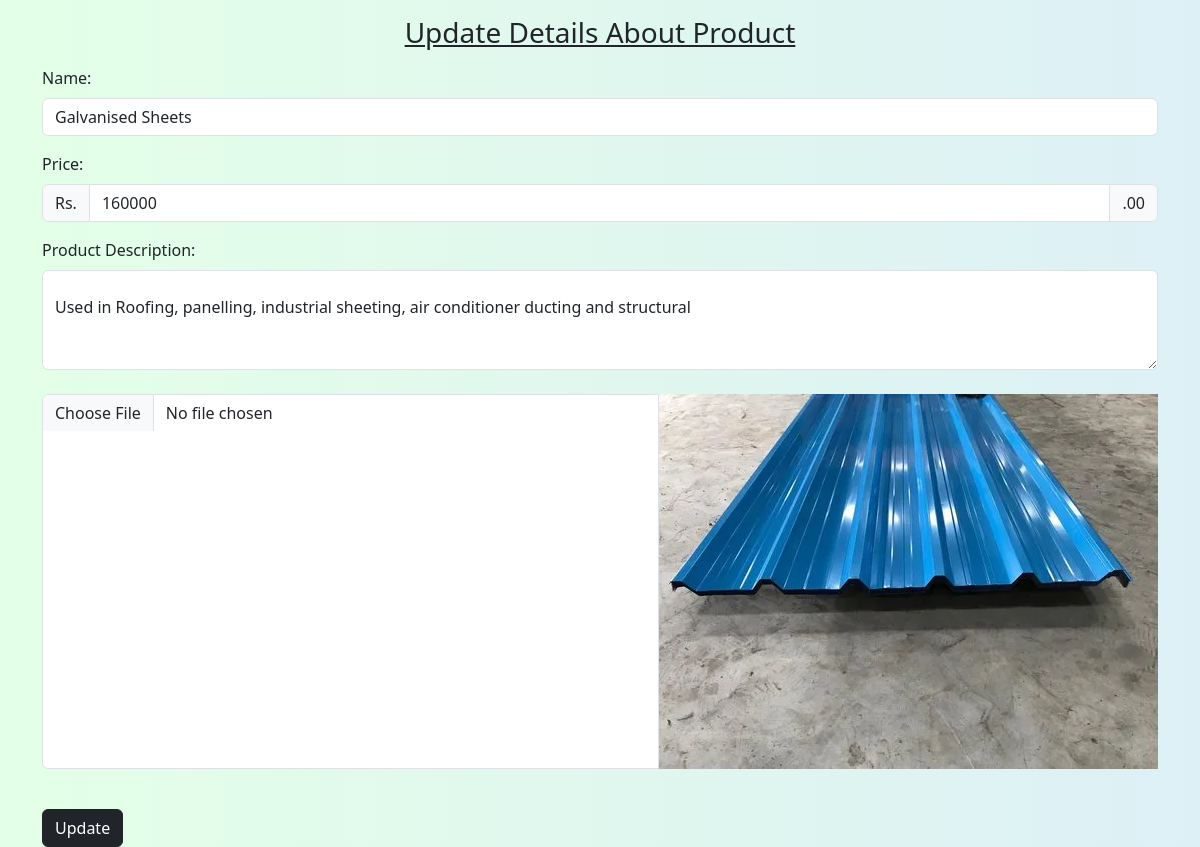
The app's page /update.php?updateid=7 with its own data.
### tables this page shows
CREATE TABLE `list` (
  `id` int(11) NOT NULL,
  `name` varchar(100) NOT NULL,
  `price` int(10) NOT NULL,
  `desc_p` varchar(2048) NOT NULL,
  `image` varchar(200) NOT NULL
);

### update.php (the view, shortened to what this page needs)
<!DOCTYPE html>
<html lang="en">
<head>
    <link href="https://cdn.jsdelivr.net/npm/bootstrap@5.3.0-alpha3/dist/css/bootstrap.min.css" rel="stylesheet">
</head>
<body>
  <?php
  include 'connect.php';
  $id=$_GET['updateid'];
  $sql="SELECT * from `list` WHERE id=$id LIMIT 1";
  $res=mysqli_query($con,$sql);
  $row=mysqli_fetch_array($res);
  ?>
        <div class="container">
        <h3 class="text-center my-3"><u>Update Details About Product</u></h3>
        <form action="update1.php" method="post" enctype="multipart/form-data">
            <div class="mb-3">
              <label for="exampleInputName" class="form-label">Name:</label>
              <input type="text" class="form-control" id="exampleInputText" name="name" autocomplete="off" value="<?php echo $row['name'] ?>">
            </div>
            <label class="form-label">Price:</label>
            <div class="input-group mb-3">
                <span class="input-group-text">Rs.</span>
                <input type="text" class="form-control" name="price" autocomplete="off" value="<?php echo $row['price'] ?>">
                <span class="input-group-text">.00</span>
              </div>
              <label class="form-label">Product Description:</label>
              <div class="form-floating">
                <textarea class="form-control" placeholder="Enter Product Description" id="floatingTextarea2" style="height: 100px" name="desc_p" autocomplete="off"><?php echo $row['desc_p'] ?></textarea>
              </div>
              <br>
              <div class="input-group mb-3">
                <td><input type="file" class="form-control" id="inputGroupFile02" name="files" value="<?php echo $row['image'] ?>"><img src="<?php echo $row['image'] ?>" /></td>
              </div>
              <br>
            <button type="submit" class="btn btn-dark" name="update">Update</button>
          </form>
        </div>
</body>
</html>

### update.php (style rules this page uses)
body { background-image: url('background.png'); background-repeat: no-repeat; background-attachment: fixed; }

### records on screen
list: name "Galvanised Sheets", price "160000", desc_p "Used in Roofing, panelling, industrial sheeting, air conditioner ducting and structural", image (picture)
